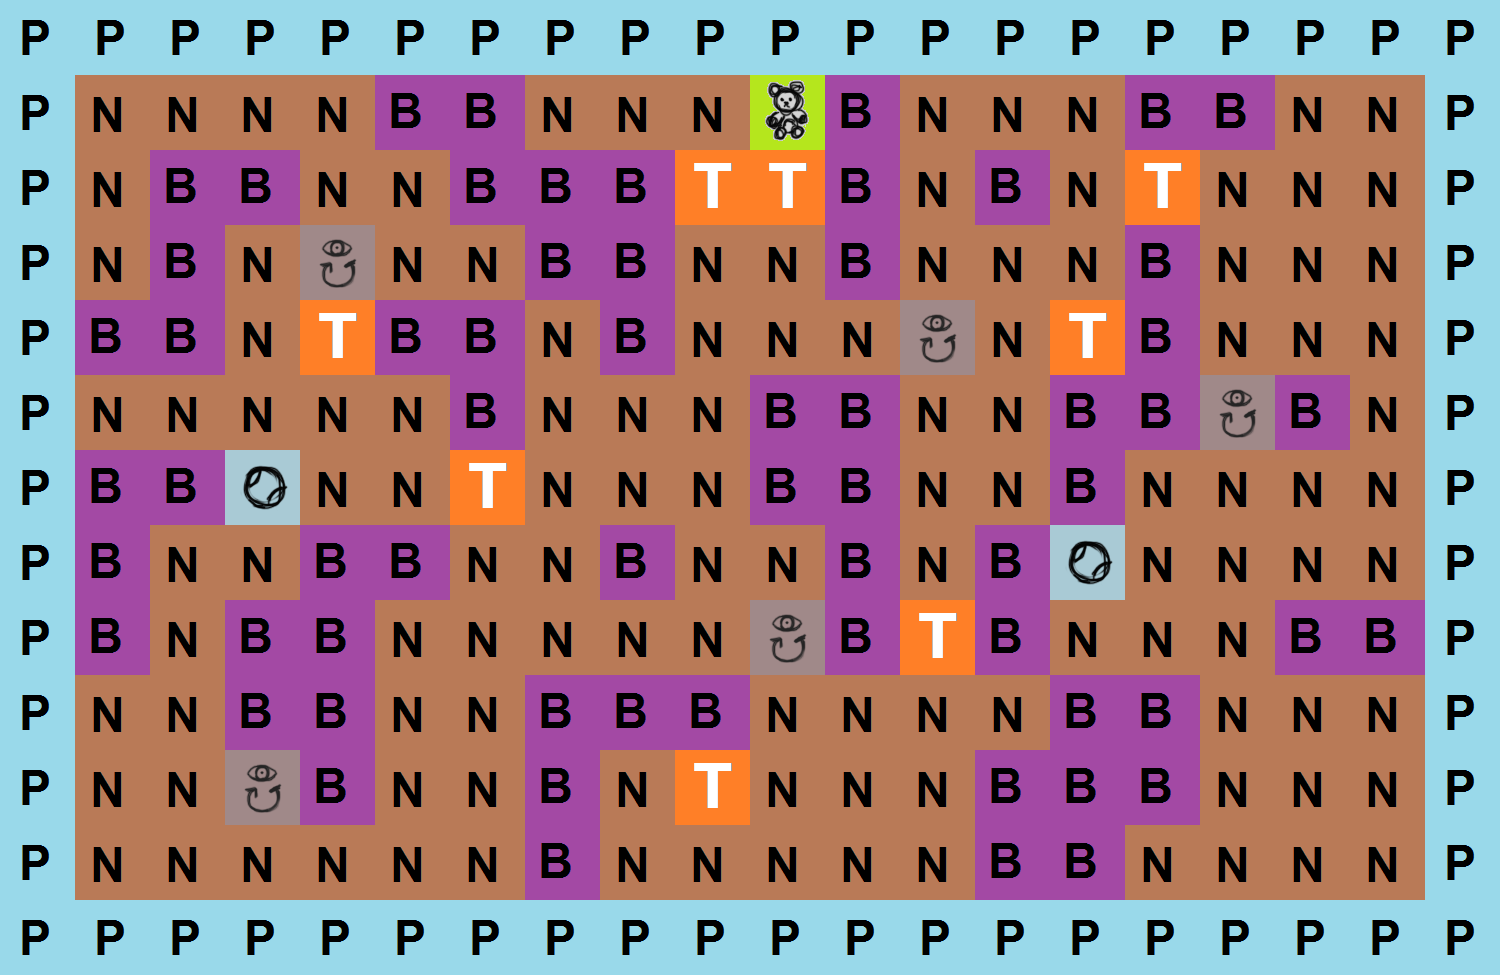

This is a level from a 2D game, rendered from its Tiled map with the project's own tilesets. A one-line summary and the map file follow, with tile-layer data summarised:
An orthogonal 20x13 tile map with 75x75 px tiles, 4 tile layers (Suelo, Moviles, Objetos, Enemigos).

<map version="1.0" orientation="orthogonal" renderorder="right-down" width="20" height="13" tilewidth="75" tileheight="75" nextobjectid="1">
 <tileset firstgid="1" name="Bloque" tilewidth="75" tileheight="75" tilecount="8">
  <image source="Bloque.png" width="325" height="175" />
  <tile id="0">
   <properties>
    <property name="accesible" value="true" />
   </properties>
  </tile>
  <tile id="1">
   <properties>
    <property name="accesible" value="false" />
   </properties>
  </tile>
  <tile id="2">
   <properties>
    <property name="accesible" value="false" />
   </properties>
  </tile>
 </tileset>
 <layer name="Suelo" width="20" height="13">
  <data>[260 cells, 244 non-empty, 3 distinct tile ids]</data>
 </layer>
 <layer name="Moviles" width="20" height="13">
  <properties>
   <property name="accesible" value="null" />
  </properties>
  <data>[260 cells, 8 non-empty, 1 distinct tile ids]</data>
 </layer>
 <layer name="Objetos" width="20" height="13">
  <data>[260 cells, 3 non-empty, 2 distinct tile ids]</data>
 </layer>
 <layer name="Enemigos" width="20" height="13">
  <properties>
   <property name="accesible" value="null" />
  </properties>
  <data>[260 cells, 5 non-empty, 1 distinct tile ids]</data>
 </layer>
</map>
